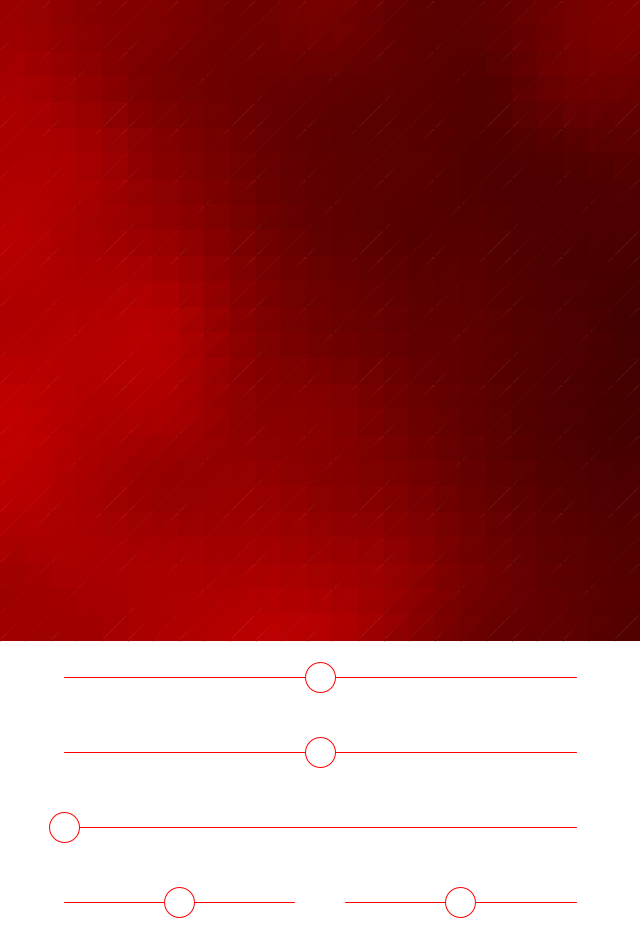
Frame 1 (no input)
Frame 60 (the mouse pressed at the canvas centre just before this capture): identical to frame 1, image omitted
Frame 120 (the mouse held since frame 60 and released just before this capture): identical to frame 1, image omitted

The Processing sketch that drew this single still picture (run headless with seeded random() and noise(); from frame 60 on, the mouse is pressed at the canvas centre):

// Processing sketch: InteractiveNoise
// ── InteractiveNoise.pde
int columns = 25;
int rows = 25;

float hue;
PVector speed;

void setup() {
  size(640, 940);
  colorMode(HSB);

  hue = 0;
  speed = new PVector(0, 0);
}

void draw() {
  background(255);

  for (int x = 0; x < columns; x++) {
    for (int y = 0; y < rows; y++) {
      color c = color(hue, 255, noise(x/float(columns)+frameCount*speed.x, y/float(rows)+frameCount*speed.y)*255);

      fill(c);
      stroke(c);

      triangle(x*width/float(columns), y*width/float(rows), (x+1)*width/float(columns), y*width/float(rows), x*width/float(columns), (y+1)*width/float(rows));

      c = color(hue, 255, noise((x+0.5)/float(columns)+frameCount*speed.x, (y+0.5)/float(rows)+frameCount*speed.y)*255);

      fill(c);
      stroke(c);

      triangle(x*width/float(columns), (y+1)*width/float(rows), (x+1)*width/float(columns), y*width/float(rows), (x+1)*width/float(columns), (y+1)*width/float(rows));
    }
  }

  stroke(hue, 255, 255);

  for (int i = 0; i < 3; i++) {
    line(width/10.0, width+(height-width)/4.0*(i+0.5), width*9/10.0, width+(height-width)/4.0*(i+0.5));

    float fraction = i == 0 ? columns/50.0 : i == 1 ? rows/50.0 : hue/255.0;
    fill(255);
    ellipse(width/10.0+width*4/5.0*fraction, width+(height-width)/4.0*(i+0.5), 30, 30);

    if (mousePressed && mouseX > width/10.0 && mouseX < width*9/10.0 && mouseY > width+(height-width)/4.0*(i+0.5)-15 && mouseY < width+(height-width)/4.0*(i+0.5)+15) {
      fraction = (mouseX-width/10.0)/(width*8/10.0);

      if (i == 0)
        columns = constrain(round(fraction*50), 1, 50);
      else if (i == 1)
        rows = constrain(round(fraction*50), 1, 50);
      else
        hue = fraction*255;
    }
  }

  for (int i = 0; i < 2; i++) {
    line(width/10.0+width*8/20.0*i*1.1, width+(height-width)/4.0*3.5, width/10.0+width*8/20.0*i*1.1+width*8/20*0.9, width+(height-width)/4.0*3.5);

    float fraction = i == 0 ? speed.x+0.5 : speed.y+0.5;
    fill(255);
    ellipse(width/10.0+width*8/20.0*i*1.1+width*8/20.0*0.9*fraction, width+(height-width)/4.0*3.5, 30, 30);

    if (mousePressed && mouseX > width/10.0+width*8/20.0*i*1.1 && mouseX < width/10.0+width*8/20.0*i*1.1+width*8/20.0*0.9 && mouseY > width+(height-width)/4.0*3.5-15 && mouseY < width+(height-width)/4.0*3.5+15) {
      fraction = (mouseX-(width/10.0+width*8/20.0*i*1.1))/(width*8/20.0*0.9);

      if (i == 0)
        speed.x = fraction-0.5;
      else
        speed.y = fraction-0.5;
    }
  }
}
